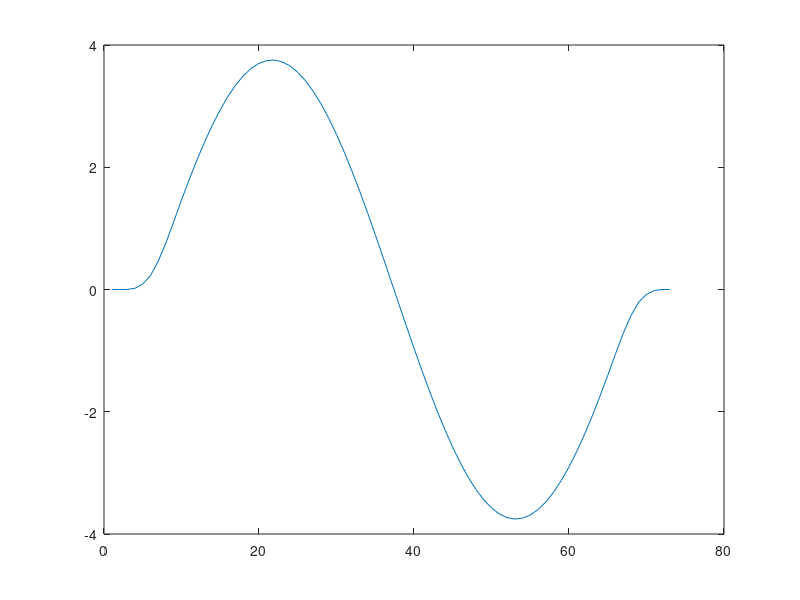
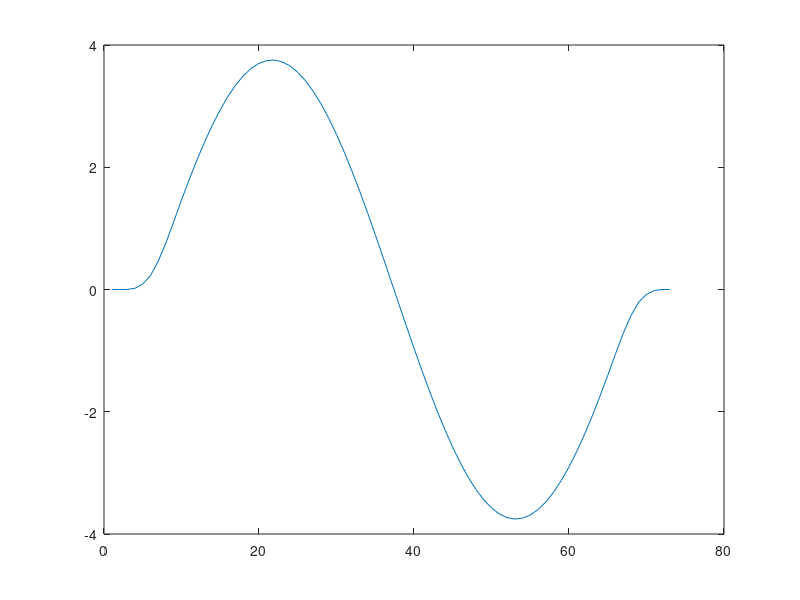

Recreate these plots in MATLAB, in order.
t = [0:0.1:2*pi];
x = sin(t);
% x = [0, 0, 0, 0, 1, 1, 1, 1, 0, 0, 0, 0];
h = [0, 0, 0.2, 0.5, 0.7, 1, 0.7, 0.5, 0.2, 0, 0];
y1 = conv(x, h)
y2 = conv(h, x)
figure
plot(y1)
figure
plot(y2)
y = conv(x, h, 'same')
y = conv(x, h, 'full')
y = conv(x, h, 'valid')